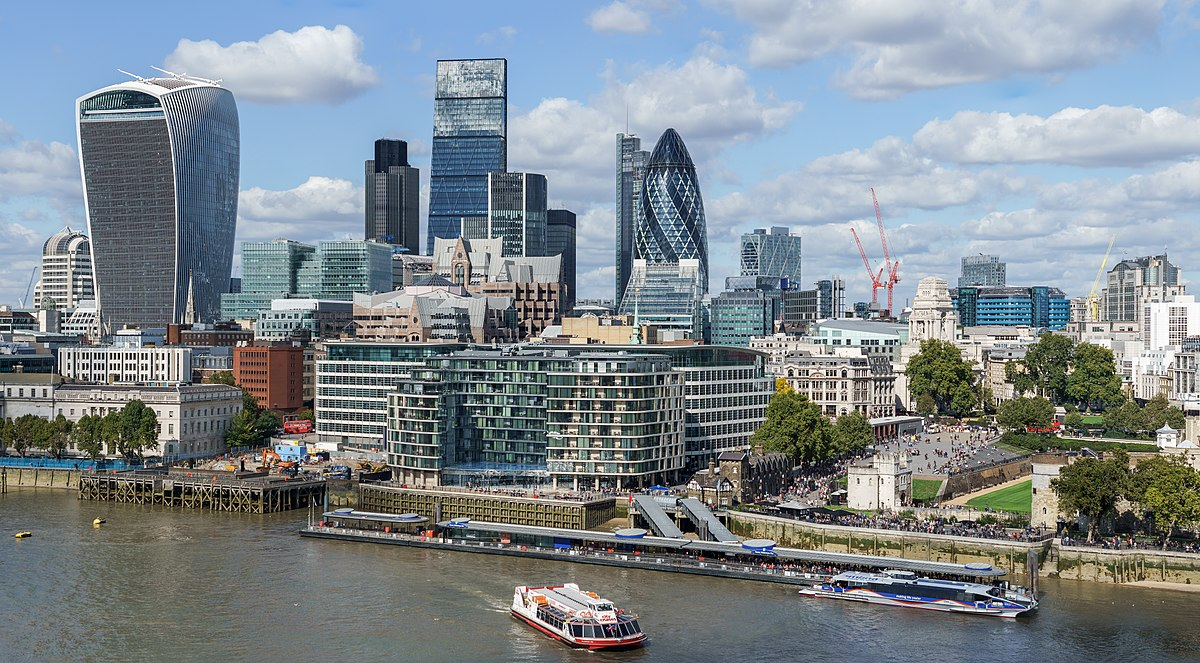
#> input picture Project-5/images/city.jpg, 1200 x 663 px
$ python SIFT.py
#> lines starting #> are read from the running program, lines starting #| are printed output that depends on the picture
import cv2
import numpy
import argparse
import os
import imutils


parser = argparse.ArgumentParser()

parser.add_argument('-i' , '--input' , type=str , default='images/' ,
						help='Directory to images')

FLAGS , unparsed = parser.parse_known_args()

imagePath = os.path.join(FLAGS.input , 'city.jpg')

image = cv2.imread(imagePath)
#> image is the input picture: shape (663, 1200, 3); mean B, G, R 143, 136.9, 126.9
image = imutils.resize(image , width=700)
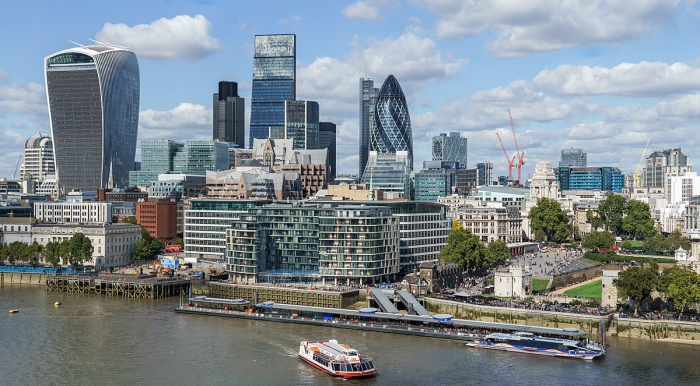
#> image: shape (386, 700, 3); mean B, G, R 143, 136.9, 126.9
img=image.copy()
gray = cv2.cvtColor(image , cv2.COLOR_BGR2GRAY)
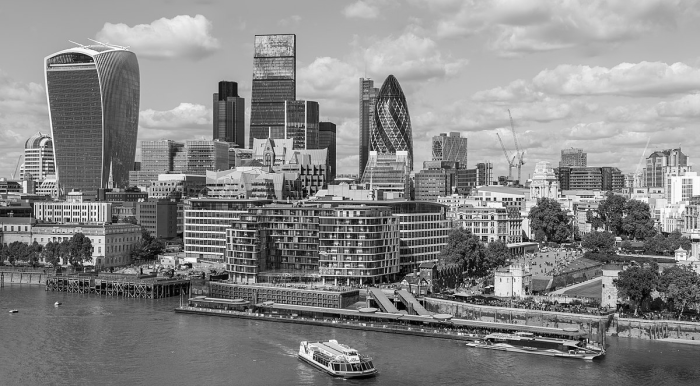
#> gray: shape (386, 700); min 1, max 254, mean 134.6

#create SIFT object
sift = cv2.xfeatures2d.SIFT_create()
keypoints , descriptors = sift.detectAndCompute(gray , None)
#> keypoints = 2479 keypoints; strongest (x, y, size): (262, 315, 1.9), (190, 265, 3.7), (659, 192, 1.8), (418, 273, 1.9)

#> (the run stopped early here; a loop or call above may not have finished)
